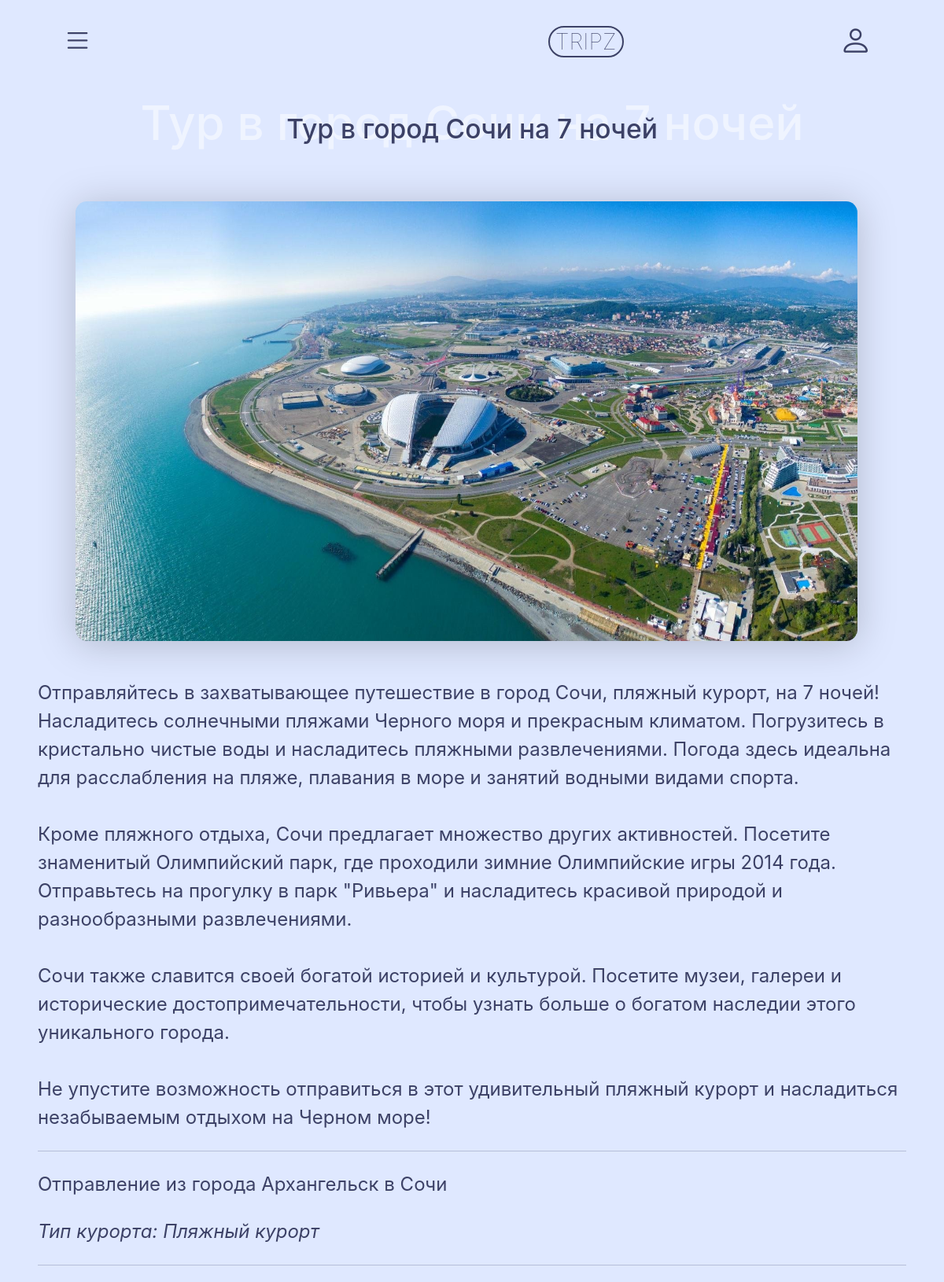
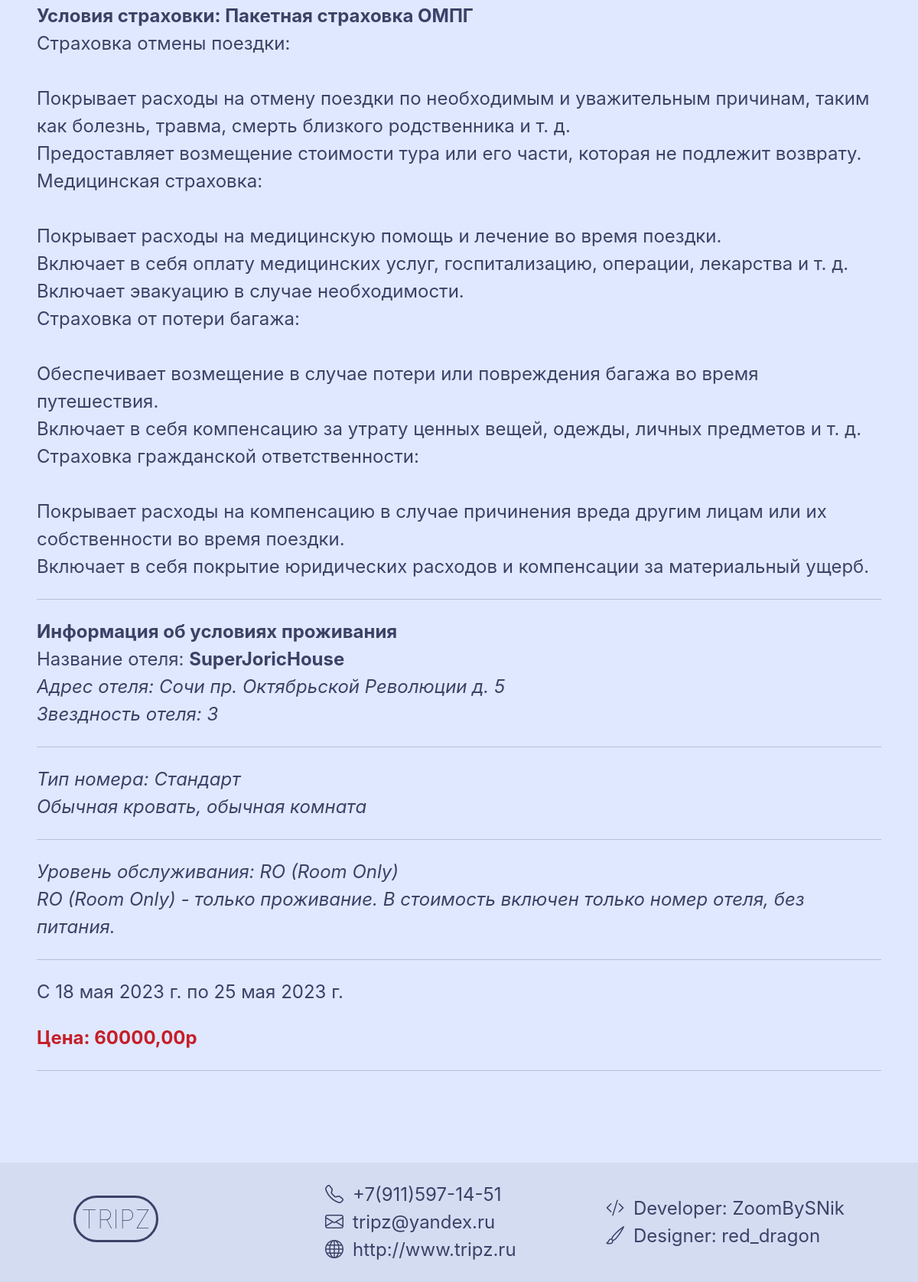
The page /tour/2/ on the database its author committed (2 pictures, top to bottom).
### tours/models.py (models this page shows, shortened)
class Service(models.Model):
    tour = models.ForeignKey(Tour, blank=True, null=True, on_delete=models.PROTECT, verbose_name='Тур')
    additional_service = models.ForeignKey(AdditionalService, blank=True, null=True,
                                           on_delete=models.PROTECT, verbose_name='Дополнительная услуга')
    price = models.DecimalField(max_digits=10, decimal_places=2, verbose_name='Цена')
    start_date = models.DateField(blank=True, null=True, verbose_name='Дата начала(для туров)')
    end_date = models.DateField(blank=True, null=True, verbose_name='Дата окончания(для туров)')
    class Meta:
        verbose_name = 'Услуга'
        verbose_name_plural = 'Услуги'

class Tour(models.Model):
    title = models.CharField(max_length=120, verbose_name='Наименование')
    description = models.TextField(null=True, blank=True, verbose_name='Описание')
    departure_city = models.ForeignKey(City, on_delete=models.PROTECT, verbose_name='Город отправления')
    insurance = models.ForeignKey(Insurance, on_delete=models.PROTECT, verbose_name='Страховка')
    type_of_resort = models.ForeignKey(TypeOfResort, on_delete=models.PROTECT, verbose_name='Тип курорта')
    living_conditions = models.ForeignKey(LivingConditions, on_delete=models.PROTECT, verbose_name='Условия проживания')
    image = models.ImageField(upload_to='tours/', null=True,
                                blank=True, verbose_name='Обложка')
    class Meta:
        verbose_name = 'Тур'
        verbose_name_plural = 'Туры'

class City(models.Model):
    title = models.CharField(max_length=80, unique=True, verbose_name='Наименование')
    def __str__(self):
        return '%s' % (self.title)
    class Meta:
        verbose_name = 'Город'
        verbose_name_plural = 'Города'

class LivingConditions(models.Model):
    hotel = models.ForeignKey(Hotel, on_delete=models.PROTECT, verbose_name='Отель')
    type_of_hotel_room = models.ForeignKey(TypeOfHotelRoom, on_delete=models.PROTECT, verbose_name='Тип номера')
    type_of_hotel_catering = models.ForeignKey(TypeОfHotelCatering,
                                               on_delete=models.PROTECT, verbose_name='Тип питания')
    class Meta:
        verbose_name = 'Условия проживания'
        verbose_name_plural = 'Условия проживания'

class Hotel(models.Model):
    STAR_CHOICES = (
        (0, 'Нет звезд'),
        (1, '1 звезда'),
        (2, '2 звезды'),
        (3, '3 звезды'),
        (4, '4 звезды'),
        (5, '5 звезд'),
    )
    title = models.CharField(max_length=80, verbose_name='Наименование')
    description = models.TextField(null=True, blank=True, verbose_name='Описание')
    city = models.ForeignKey(City, on_delete=models.PROTECT, verbose_name='Город')
    address = models.CharField(max_length=120, verbose_name='Адрес')
    star_rating = models.IntegerField(
        choices=STAR_CHOICES,
        validators=[MinValueValidator(0), MaxValueValidator(5)],
        verbose_name='Звездность гостиницы'
    )
    class Meta:
        unique_together = ('title', 'city')
        verbose_name = 'Гостиница'
        verbose_name_plural = 'Гостиницы'

class TypeOfResort(models.Model):
    title = models.CharField(max_length=120, verbose_name='Наименование')
    description = models.TextField(null=True, blank=True, verbose_name='Описание')
    def __str__(self):
        return '%s' % (self.title)
    class Meta:
        verbose_name = 'Тип курорта'
        verbose_name_plural = 'Типы курортов'

class Insurance(models.Model):
    title = models.CharField(max_length=120, verbose_name='Наименование')
    description = models.TextField(null=True, blank=True, verbose_name='Условия страховки')
    class Meta:
        verbose_name = 'Страховка'
        verbose_name_plural = 'Страховки'

class TypeOfHotelRoom(models.Model):
    title = models.CharField(null=False, blank=False, max_length=30, unique=True, verbose_name='Наименование')
    description = models.TextField(null=True, blank=True, verbose_name='Описание')
    class Meta:
        verbose_name = 'Тип номера'
        verbose_name_plural = 'Типы номеров'

class TypeОfHotelCatering(models.Model):
    title = models.CharField(max_length=30, unique=True, verbose_name='Наименование')
    description = models.TextField(null=True, blank=True, verbose_name='Описание')
    class Meta:
        verbose_name = 'Тип питания'
        verbose_name_plural = 'Типы питаний'

### pages/views.py (the view)
# urls.py: path('tour/<int:id>/', views.tour_detail, name='tour_detail'),
def tour_detail(request, id):
    try:
        service = Service.objects.get(id=id)
        context = {'service': service}
        return render(request, 'tour.html', context)
    except Service.DoesNotExist:
        raise Http404("Service does not exist")

### pages/templates/tour.html (shortened to what this page needs)
{% extends 'base.html' %}
{% block content %}
    <div class="header">
        <div class="nav-custom">{% include 'navbar.html' %}</div>
    </div>
    <div class="main-content">
        <div class="main-text-container">
            <h1 class="main-text-bg">{{ service.tour.title }}</h1>
            <h3 class="main-text-fr">{{ service.tour.title }}</h3>
        </div>
        <div class="block">
            <img src="{{ service.tour.image.url }}" class="img-in-block">
            <p>
                {{ service.tour.description|linebreaksbr }}
            </p>
            <hr>
            <p>
                Отправление из города {{ service.tour.departure_city }} в {{ service.tour.living_conditions.hotel.city }}
            </p>
            <p>
                <i>Тип курорта: {{ service.tour.type_of_resort }}</i>
            </p>
            <hr>
            <p>
                <b>Условия страховки: {{ service.tour.insurance.title }}
                </b>
                <br>
                {{ service.tour.insurance.description|linebreaksbr }}
            </p>
            <hr>
            <p>
                <b>Информация об условиях проживания</b>
                <br>
                Название отеля: <b>{{ service.tour.living_conditions.hotel.title }}</b>
                <br>
                <i>
                    Адрес отеля: {{ service.tour.living_conditions.hotel.city.title }} {{ service.tour.living_conditions.hotel.address }}
                    <br>
                    Звездность отеля: {{ service.tour.living_conditions.hotel.star_rating }}
                </i>
                <hr>
                <i>
                    Тип номера: {{ service.tour.living_conditions.type_of_hotel_room.title }}
                    <br>{{ service.tour.living_conditions.type_of_hotel_room.description }}
                </i>
                <hr>
                <i>
                    Уровень обслуживания: {{ service.tour.living_conditions.type_of_hotel_catering.title }}
                    <br>{{ service.tour.living_conditions.type_of_hotel_catering.description }}
                </i>
            </p>
            <hr>
            <p>
                С {{ service.start_date }} по {{ service.end_date }}
            </p>
            <p style="color: #c61e29; font-weight: bolder">Цена: {{ service.price }}р</p>
            <hr>
        </div>
    </div>
{% endblock %}

### pages/templates/tour.html (style rules this page uses)
.nav-custom { z-index: 10000; position: fixed; top: 0px; width: 100%; background: none; padding: 0em 2em; }
.main-content { width: 100%; padding: 2em; margin-bottom: 2em; }
.main-text-container { position: relative; height: auto; margin-top: 4em; }
.main-text-bg { position: absolute; z-index: 1; font-size: 2.5em; color: rgba(255, 255, 255, 0.5); text-align: center; width: 100%; top: -0.4em; }
.main-text-fr { position: relative; font-size: 1.4em; z-index: 2; text-align: center; }
.block { margin-top: 1em; overflow: hidden; }
.img-in-block { max-width: 90%; border-radius: 0.6em; filter: drop-shadow(0em 0.2em 1em rgba(0, 0, 0, 0.2)); height: auto; margin: 2em; }
.header { width: 100%; }

### pages/templates/base.html (style rules this page uses)
* { font-family: 'Inter', sans-serif; font-weight: normal; font-size: 24px; color: #3C4166; }

### rows shown on the page
Service: tour "Тур в город Сочи на 7 ночей", tour.image (picture), tour.description "Отправляйтесь в захватывающее путешествие в город Сочи, пляжный курорт, на 7 ночей! Насладитесь солнечными пляжами Черного моря и прекрасным климатом. Погрузитесь в кристально чистые воды и насладитесь пляжными развлечениями. Погода здесь идеальна для расслабления на пляже, плавания в море и занятий водными видами спорта. Кроме пляжного отдыха, Сочи предлагает множество других активностей. Посетите знаменитый Олимпийский парк, где проходили зимние Олимпийские игры 2014 года. Отправьтесь на прогулку в парк \"Ривьера\" и насладитесь красивой природой и разнообразными развлечениями. Сочи также славится своей богатой историей и культурой. Посетите музеи, галереи и исторические…", tour.departure_city "Архангельск", tour.living_conditions.hotel.city "Сочи", tour.type_of_resort "Пляжный курорт", tour.insurance "Пакетная страховка ОМПГ", tour.insurance.description "Страховка отмены поездки: Покрывает расходы на отмену поездки по необходимым и уважительным причинам, таким как болезнь, травма, смерть близкого родственника и т. д. Предоставляет возмещение стоимости тура или его части, которая не подлежит возврату. Медицинская страховка: Покрывает расходы на медицинскую помощь и лечение во время поездки. Включает в себя оплату медицинских услуг, госпитализацию, операции, лекарства и т. д. Включает эвакуацию в случае необходимости. Страховка от потери багажа: Обеспечивает возмещение в случае потери или повреждения багажа во время путешествия. Включает в себя компенсацию за утрату ценных вещей, одежды, личных предметов и т. д. Страховка гражданской…", tour.living_conditions.hotel "SuperJoricHouse", tour.living_conditions.hotel.address "пр. Октябрьской Революции д. 5", tour.living_conditions.hotel.star_rating "3", tour.living_conditions.type_of_hotel_room "Стандарт", tour.living_conditions.type_of_hotel_room.description "Обычная кровать, обычная комната", tour.living_conditions.type_of_hotel_catering "RO (Room Only)", tour.living_conditions.type_of_hotel_catering.description "RO (Room Only) - только проживание. В стоимость включен только номер отеля, без питания.", start_date "18 мая 2023 г.", end_date "25 мая 2023 г.", price "60000,00"
